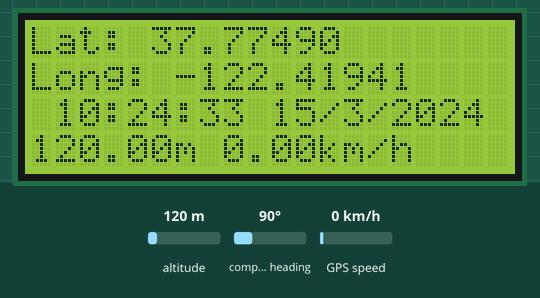
This sketch was run on a simulated Arduino Uno, built with avr-gcc and run on an emulated ATmega328P. Shown: 20×4 character LCD. The inputs (shaded band) are chosen by the test bench; at power-on: GPS speed 0 km/h, altitude 120 m, compass heading 90°. The GPS gets a fix after 3 s at 37.7749, -122.4194 with 8 satellites; the modem accepts every AT command (registered, SIM ready, sends succeed) and sends nothing else; what the sketch prints to the serial monitor is not drawn.

Above: at 4.7 s.
4.8 s: GPS speed set to 2 km/h
At 8.7 s:
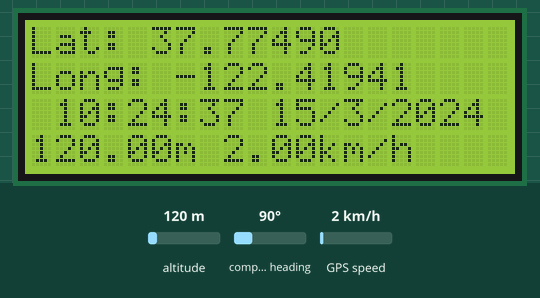
12.0 s: altitude set to 20 m
At 16.6 s:
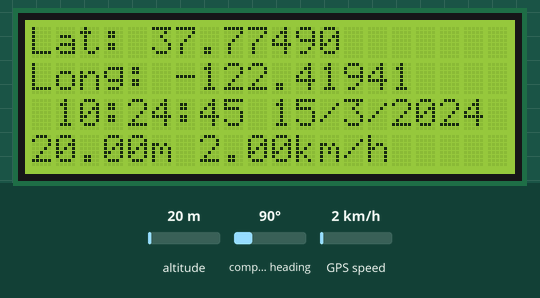
17.5 s: GPS speed set to 30 km/h
At 21.1 s:
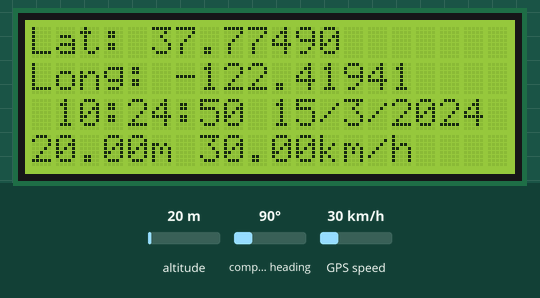
24.7 s: GPS speed set to 60 km/h
At 28.9 s:
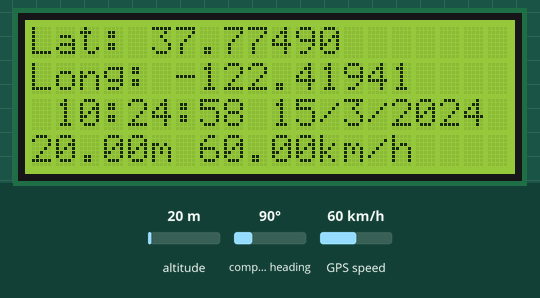
29.9 s: GPS speed set to 90 km/h
At 33.5 s:
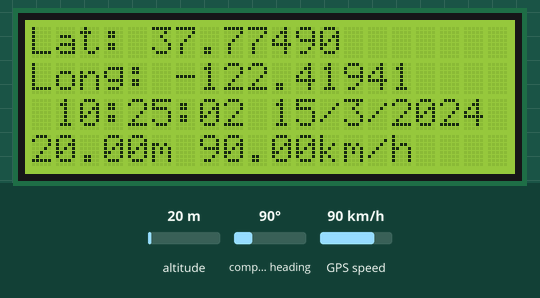
Timing chart, 0 to 35.0 s (numbered marks = the images above; inputs shaded):
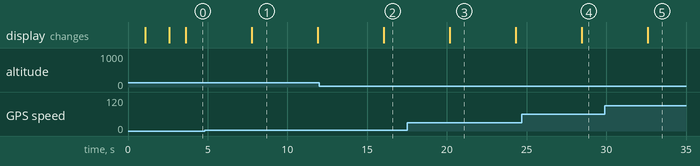

Measured:
- after the input at 12.0 s, the display: changes after 4.0 s (image 2)
- after the input at 24.7 s, the display: changes after 3.8 s (image 4)
- what the display in image 1 shows lasts 4.1 s, from 7.8 s to 11.9 s

The sketch:

lcd_gps.ino
```cpp
#include <TinyGPS.h>
#include <LiquidCrystal.h>
#include <SoftwareSerial.h>
 SoftwareSerial SIM900(19, 18);

// initialiser la bibliothèque LiquidCrystal avec les numéros des pin de l'Arduino
LiquidCrystal lcd(12, 11, 5, 4, 3, 2);

// Création d'une instance pour l'objet TinyGPS
TinyGPS gps;
float latitude, longitude;
// This is where you declare prototypes for the functions that will be
// using the TinyGPS library.
// Ceci est l'endroit où nous déclarons le prototypes pour la fonction
// qui utilisera la bibliothéque TinyGPS et controlera l'affichage
void getgps(TinyGPS &gps);

void setup()
{
  Serial.begin(9600);
  SIM900.begin(9600);

  lcd.begin(20, 4);
  lcd.clear();
  lcd.setCursor(2,1);//Position the LCD cursor; that is, set the location at which subsequent text written to the LCD will be displayed.(col,row)
  lcd.print("* OPEN HARDWARE *");
  lcd.setCursor(4,2);
  lcd.print("** TUNISIE **");
  delay(1000);
  lcd.clear();
  lcd.setCursor(2,1);
  lcd.print("En attente ...");
}

// La fonction get gps va obtenir et imprimer les valeurs que nous voulons
void getgps(TinyGPS &gps)
{
  // Définir les variables qui seront utilisées
  //float latitude, longitude;
  // appelle de la fonction qui récupère la latitude et la longitude
  gps.f_get_position(&latitude, &longitude);

  // clear LCD
  lcd.clear();
  lcd.setCursor(0,0);
  lcd.print("Lat: ");
  lcd.print(latitude,5);
  lcd.setCursor(0,1);
  lcd.print("Long: ");
  lcd.print(longitude,5);

  // la même opération pour la date et le temps
 int annee;
  byte mois, jour, heure, minute, seconde, millieme;//A byte stores an 8-bit unsigned number, from 0 to 255
  gps.crack_datetime(&annee,&mois,&jour,&heure,&minute,&seconde,&millieme);

  lcd.setCursor(1,2);
  lcd.print(heure,DEC);
  lcd.print(":");
  if (minute<10)
  {
    lcd.print("0");
    lcd.print(minute, DEC);
  }
  else if (minute>=10)
  {
    lcd.print(minute, DEC);
  }
  lcd.print(":");
  if (seconde<10)
  {
    lcd.print("0");
    lcd.print(seconde,DEC);
  }
  else if (seconde>=10)
  {
    lcd.print(seconde,DEC);
  }
  lcd.print(" ");
  lcd.print(jour);
  lcd.print("/");
  lcd.print(mois,DEC);
  lcd.print("/");
  lcd.print(annee,DEC);
  lcd.setCursor(0,3);
  lcd.print(gps.f_altitude()); // reading and altitude display
  lcd.print("m ");             // lecture et affichage de l'altitude

  lcd.print(gps.f_speed_kmph()); // reading and speed display
  lcd.print("km/h");             // lecture et affichage de la vitesse */

}
   void SendSMS()
{

  SIM900.println("AT+CMGF=1");    //To send SMS in Text Mode
  delay(1000);
  SIM900.println("AT+CMGS=\"+21621242393\"\r"); //Change to destination phone number
  delay(1000);
  SIM900.print("https://www.google.com/maps/?q=");
  //Serial.print("Latitude :");
  SIM900.print(latitude, 6);
  //Serial.print("Longitude:");
  SIM900.print(",");
  SIM900.print(longitude, 6);
  delay(1000);
  SIM900.println((char)26); //the stopping character Ctrl+Z
  delay(1000);
}


void loop()
{
  byte a;
  float latitude, longitude;
  bool newData = false;
  unsigned long chars;
  unsigned short sentences, failed;

  // For one second we parse GPS data and report some key values
  for (unsigned long start = millis(); millis() - start < 1000;)
  {
    while (Serial.available())
    {
      char c = Serial.read();
      Serial.print(c);
      if (gps.encode(c)) {
        newData = true;
      getgps(gps); // grab the data and display it on the LCD
                   // saisir les données et les afficher sur l'écran LCD

  SendSMS() ; }}}}
```
